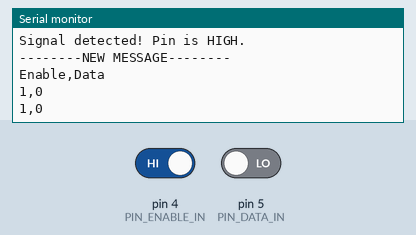
Recording of a sketch running on a simulated Arduino Uno, built with avr-gcc and run on an emulated ATmega328P. Parts: the last lines printed to the serial monitor. Inputs (shaded band) come from the test bench; at power-on: pin 4 (PIN_ENABLE_IN) HIGH, pin 5 (PIN_DATA_IN) LOW.

Above: at 2.4 s.
2.5 s: pin 4 (PIN_ENABLE_IN) driven LOW
At 3.5 s:
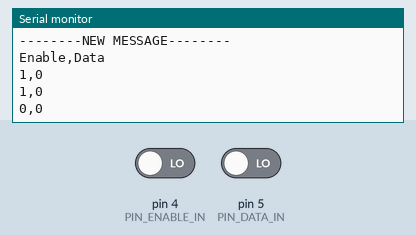
4.0 s: pin 5 (PIN_DATA_IN) driven HIGH
At 5.3 s:
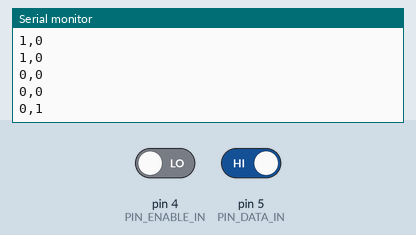

Measured:
- after the input at 2.5 s, the serial monitor: prints a new line after 0.19 s (image 1)
- after the input at 4.0 s, the serial monitor: prints a new line after 0.69 s (image 2)

The sketch:

FINAL_Integrated_Test.ino
```cpp
#define PIN_ENABLE_IN  4
#define PIN_DATA_IN    5

#include <SoftwareSerial.h>
#include <string.h>

// Define SoftwareSerial pins: RX = D7, TX = D6
SoftwareSerial bluetooth(6, 7); // RX, TX

void setup() {
  // Set input pins
  pinMode(PIN_ENABLE_IN, INPUT);
  pinMode(PIN_DATA_IN, INPUT);

  // Start Serial Plotter
  Serial.begin(9600);
  while (!Serial);

  // Start software serial for Bluetooth
  bluetooth.begin(9600); // HC-05 default baud rate is 9600

  Serial.println("Bluetooth module ready. Waiting for connection...");
  bluetooth.println("Hello from Arduino!");
}

void loop() {
  int packetToSend[] = {0, 0, 0, 0, 0, 0, 0, 0};
  int reverseCounter = 7;
  // Signal start of transmission
  Serial.println("Waiting for new message...");
  while (digitalRead(PIN_ENABLE_IN) == LOW) {
      delay(5); // 5ms delay for loop while waiting for enable pin
  }
  Serial.println("Signal detected! Pin is HIGH.");
  Serial.println("--------NEW MESSAGE--------");
  Serial.println("Enable,Data"); // CSV headers for Serial Plotter
  delay(600);  // Short delay to read after enable pin

  for (int i = 0; i < 8; i++) {
    // Wait for 1 second while reading input
    unsigned long startTime = millis();
    while (millis() - startTime < 100) {
      int enableVal = digitalRead(PIN_ENABLE_IN);
      int dataVal   = digitalRead(PIN_DATA_IN);

      // Plot in Serial Plotter (CSV format with time axis)
      Serial.print(enableVal);
      Serial.print(",");
      Serial.println(dataVal);

      packetToSend[reverseCounter] = dataVal;
      reverseCounter--;
      delay(1000);
    }
  }

  uint8_t resultByte = convertPacketToByte(packetToSend, bluetooth);
}

uint8_t convertPacketToByte(const int packet[8], SoftwareSerial &bluetooth) {
  uint8_t result = 0;

  // Combine bits (MSB at index 0, LSB at index 7)
  for (int i = 0; i < 8; i++) {
    result |= (packet[i] & 0x01) << (7 - i);
  }

  // ---------- Print Binary ----------
  Serial.print("Binary: 0b");
  bluetooth.print("Binary: 0b");
  for (int i = 7; i >= 0; i--) {
    int bit = (result >> i) & 0x01;
    Serial.print(bit);
    bluetooth.print(bit);
  }
  Serial.println();
  bluetooth.println();

  // ---------- Print Hex ----------
  Serial.print("Hex: 0x");
  bluetooth.print("Hex: 0x");
  if (result < 0x10) {
    Serial.print("0");
    bluetooth.print("0");
  }
  Serial.println(result, HEX);
  bluetooth.println(result, HEX);

  // ---------- Print Decimal ----------
  Serial.print("Int: ");
  bluetooth.print("Int: ");
  Serial.println(result);
  bluetooth.println(result);

  return result;
}
```
